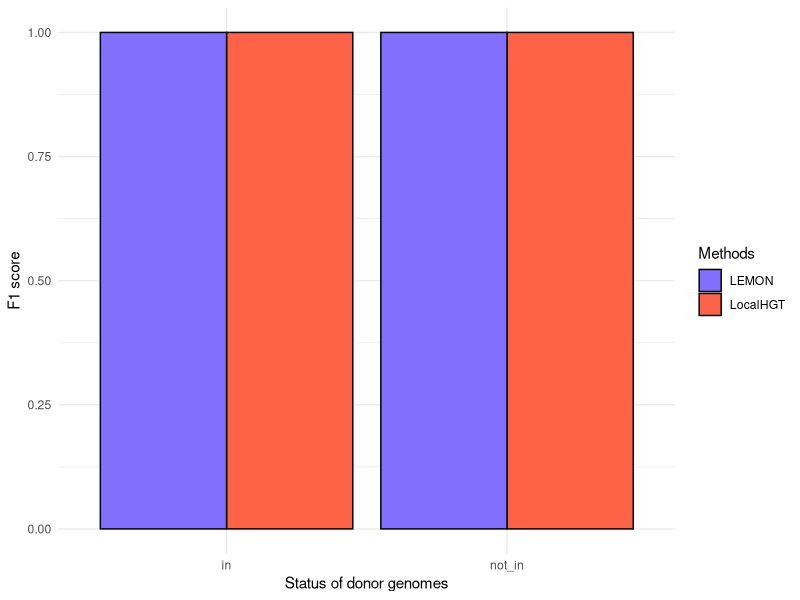

Reproduce this figure in R.
library(ggplot2)


df <- read.table("For_methods/pure_donor_comparison.csv",sep=',', header=TRUE)

pdf(file="For_methods/donor.pdf", width=5, height=5)
# df$length<-sapply(df$length, as.factor)
# 
# # ggboxplot(df, x=length, y = "F1.score")
# 
# 
# 
# ggplot(df, aes(x=donor, y=F1, color = Methods, group=donor)) + 
#   geom_boxplot() +
#   scale_color_manual(values = c("slateblue1" , "tomato"))+
#   scale_fill_manual(values = c("slateblue1" , "tomato"))+ 
#   geom_dotplot(binaxis='y', stackdir='center',position=position_dodge(1), binwidth=1/1000)+
#   ylab("F1 score")


# +ylim(0.9, 1)


df <- data.frame(Methods=c("LocalHGT", "LocalHGT", "LEMON", "LEMON"),
                 F1=c(1, 1, 1, 1),
                 donor=c("in", "not_in","in", "not_in")
                 )

p <- ggplot(data=df, aes(x=donor, y=F1, fill=Methods)) +
  geom_bar(stat="identity", color="black", position=position_dodge())+
  theme_minimal()
p + scale_fill_manual(values=c("slateblue1" , "tomato"))+ylab("F1 score")+xlab("Status of donor genomes")


dev.off()
